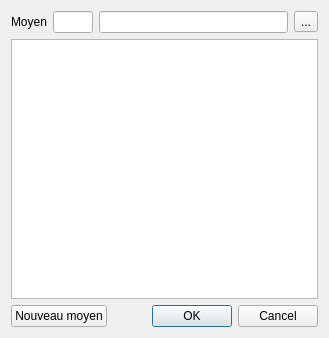
<?xml version="1.0" encoding="UTF-8"?>
<ui version="4.0">
 <class>Dialog_ajout_Moyen</class>
 <widget class="QDialog" name="Dialog_ajout_Moyen">
  <property name="geometry">
   <rect>
    <x>0</x>
    <y>0</y>
    <width>329</width>
    <height>338</height>
   </rect>
  </property>
  <property name="windowTitle">
   <string>Ajout d'un moyen</string>
  </property>
  <layout class="QHBoxLayout" name="horizontalLayout_3">
   <item>
    <layout class="QVBoxLayout" name="verticalLayout_2">
     <item>
      <layout class="QVBoxLayout" name="verticalLayout">
       <item>
        <layout class="QHBoxLayout" name="horizontalLayout">
         <item>
          <widget class="QLabel" name="label">
           <property name="text">
            <string>Moyen</string>
           </property>
          </widget>
         </item>
         <item>
          <widget class="QLineEdit" name="lineEdit_idMoyen">
           <property name="maximumSize">
            <size>
             <width>40</width>
             <height>16777215</height>
            </size>
           </property>
          </widget>
         </item>
         <item>
          <widget class="QLineEdit" name="lineEdit_designation_moyen"/>
         </item>
         <item>
          <widget class="QToolButton" name="toolButton_editMoyen">
           <property name="text">
            <string>...</string>
           </property>
           <property name="icon">
            <iconset resource="../openjardin.qrc">
             <normaloff>:/images/pen_48.png</normaloff>:/images/pen_48.png</iconset>
           </property>
           <property name="iconSize">
            <size>
             <width>24</width>
             <height>24</height>
            </size>
           </property>
          </widget>
         </item>
        </layout>
       </item>
       <item>
        <widget class="QTableView" name="tableView_moyens"/>
       </item>
      </layout>
     </item>
     <item>
      <layout class="QHBoxLayout" name="horizontalLayout_2">
       <item>
        <widget class="QPushButton" name="pushButton_addMoyen">
         <property name="text">
          <string>Nouveau moyen</string>
         </property>
         <property name="icon">
          <iconset resource="../openjardin.qrc">
           <normaloff>:/images/add_48.png</normaloff>:/images/add_48.png</iconset>
         </property>
        </widget>
       </item>
       <item>
        <widget class="QDialogButtonBox" name="buttonBox">
         <property name="orientation">
          <enum>Qt::Horizontal</enum>
         </property>
         <property name="standardButtons">
          <set>QDialogButtonBox::Cancel|QDialogButtonBox::Ok</set>
         </property>
        </widget>
       </item>
      </layout>
     </item>
    </layout>
   </item>
  </layout>
 </widget>
 <resources>
  <include location="../openjardin.qrc"/>
 </resources>
 <connections>
  <connection>
   <sender>buttonBox</sender>
   <signal>accepted()</signal>
   <receiver>Dialog_ajout_Moyen</receiver>
   <slot>accept()</slot>
   <hints>
    <hint type="sourcelabel">
     <x>248</x>
     <y>254</y>
    </hint>
    <hint type="destinationlabel">
     <x>157</x>
     <y>274</y>
    </hint>
   </hints>
  </connection>
  <connection>
   <sender>buttonBox</sender>
   <signal>rejected()</signal>
   <receiver>Dialog_ajout_Moyen</receiver>
   <slot>reject()</slot>
   <hints>
    <hint type="sourcelabel">
     <x>316</x>
     <y>260</y>
    </hint>
    <hint type="destinationlabel">
     <x>286</x>
     <y>274</y>
    </hint>
   </hints>
  </connection>
 </connections>
</ui>
